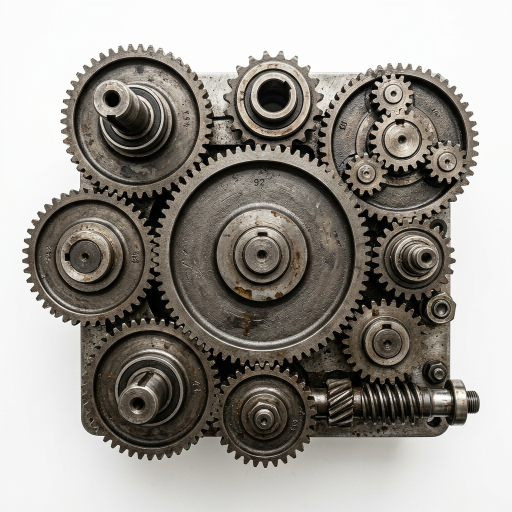
#> input picture data/input/ref_part.png, 1024 x 1024 px, found by its file name (shown at 1/2 size)
$ python generate_live_feed.py
#> lines starting #> are read from the running program, lines starting #| are printed output that depends on the picture
from PIL import Image, ImageDraw
import random

ref = Image.open("data/input/ref_part.png").convert("RGBA")
# Create a larger background
bg = Image.new("RGB", (1200, 800), (50, 50, 50))
#> bg: PIL image 1200x800 RGB; every value is 50
# Scale down ref slightly and rotate it
ref = ref.resize((int(ref.width * 0.6), int(ref.height * 0.6)))
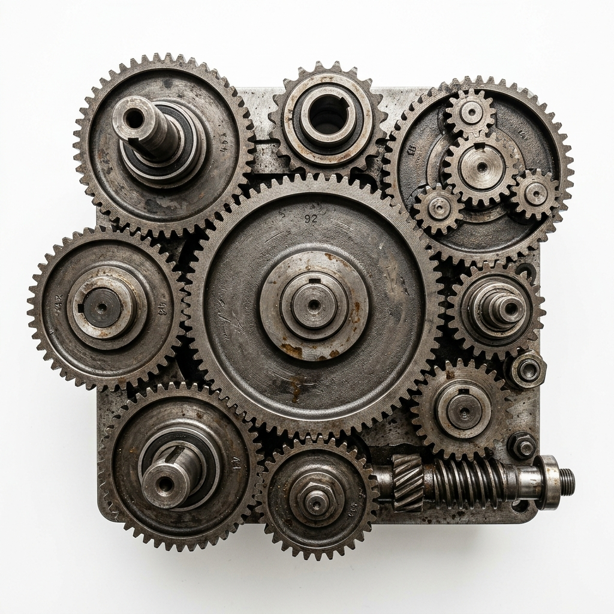
#> ref: PIL image 614x614 RGBA; mean R, G, B, A 154.4, 150.3, 144.6, 255
ref = ref.rotate(45, expand=True)
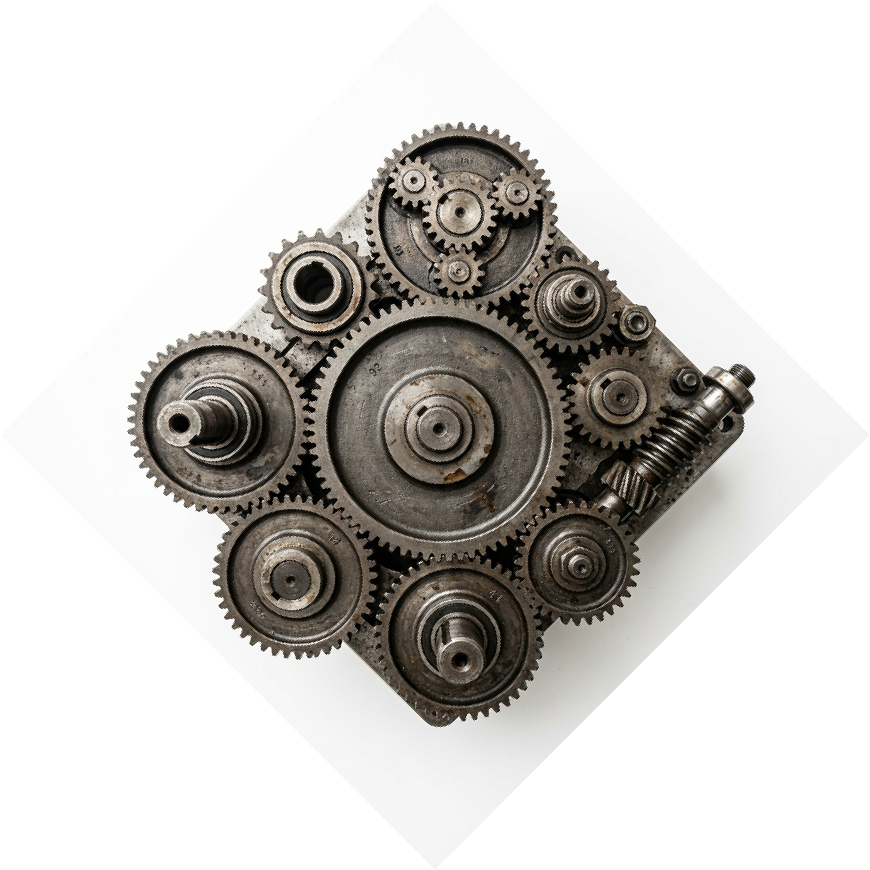
#> ref: PIL image 870x870 RGBA; mean R, G, B, A 77.1, 75.1, 72.2, 127.2; transparent parts drawn white
# Paste onto bg
bg.paste(ref, (200, 100), ref)
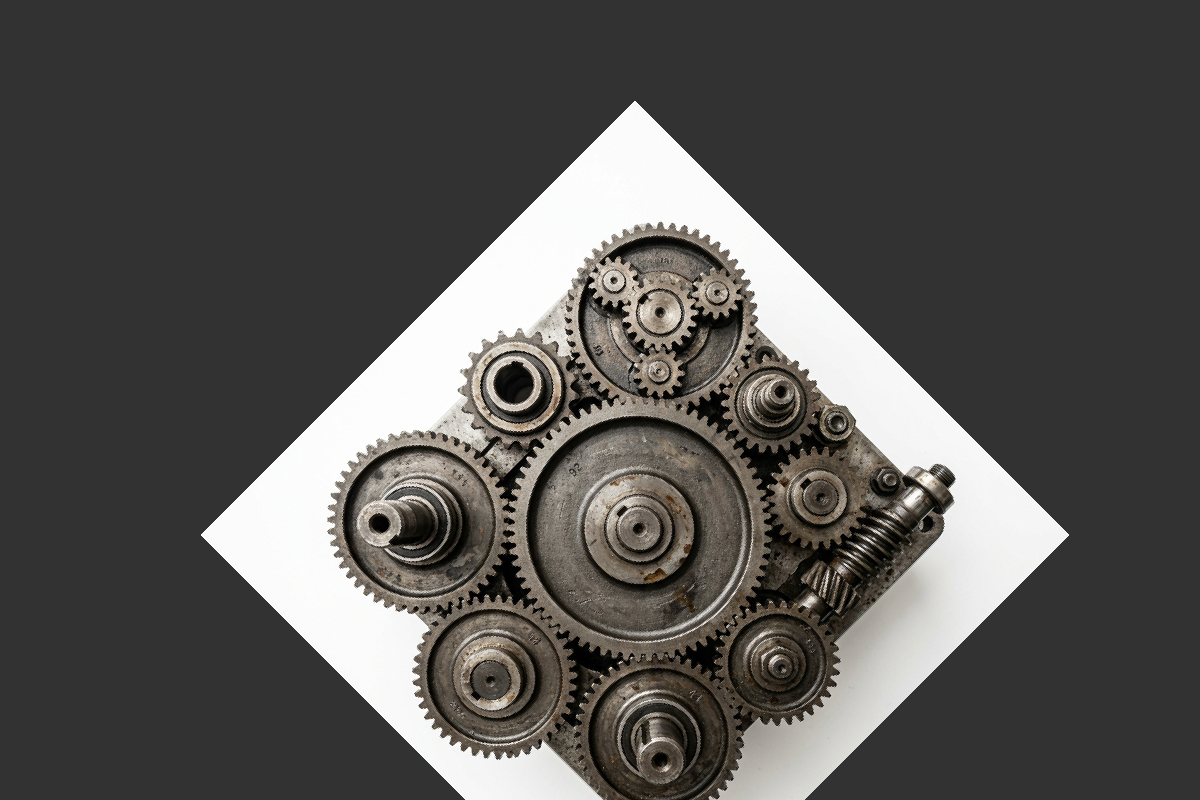
#> bg: PIL image 1200x800 RGB; mean R, G, B 85.9, 84.3, 82.1

# Add some random rectangles to simulate occlusion / clutter
draw = ImageDraw.Draw(bg)
for _ in range(15):
    x, y = random.randint(0, 1200), random.randint(0, 800)
    w, h = random.randint(50, 200), random.randint(50, 200)
    draw.rectangle([x, y, x+w, y+h], fill=(random.randint(0,255), random.randint(0,255), random.randint(0,255)))

bg.save("data/input/live_feed.png")
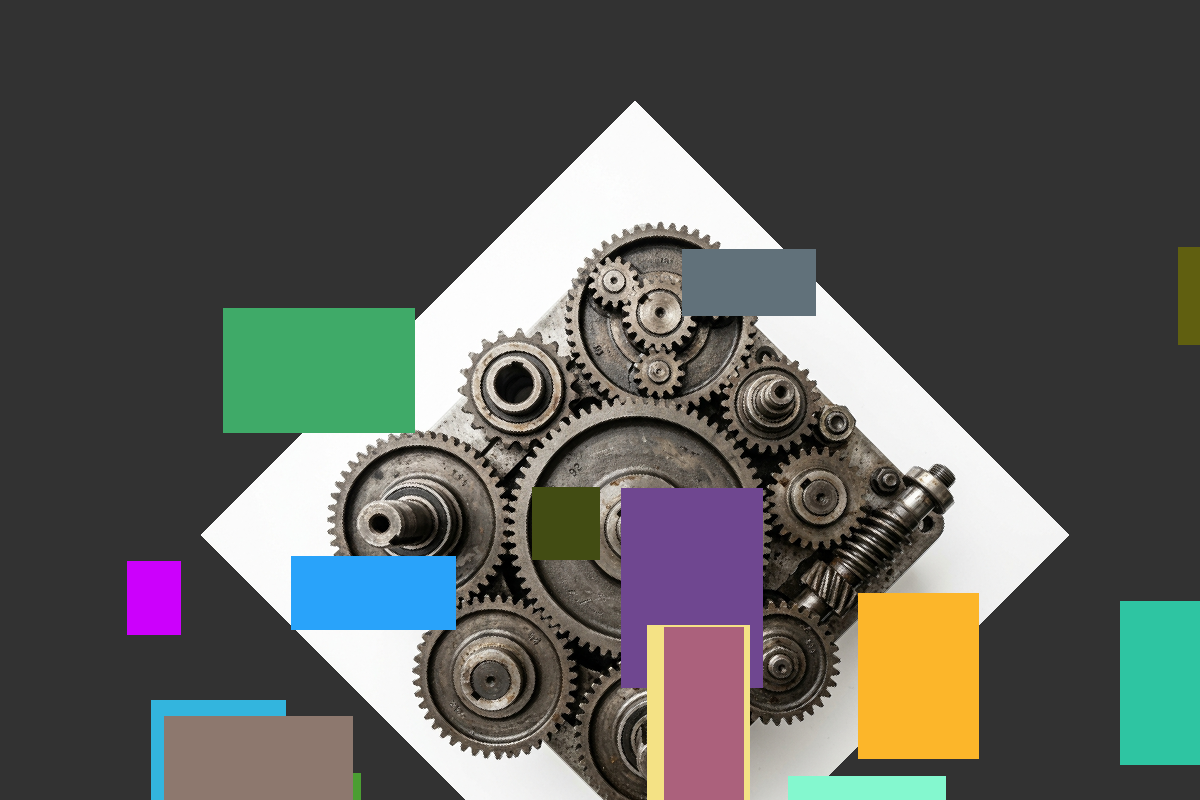
#> saved as live_feed.png: PIL image 1200x800 RGB; mean R, G, B 89.6, 91.1, 87.7

$ run again, with data/input/checkerboard_1.png copied over data/input/ref_part.png
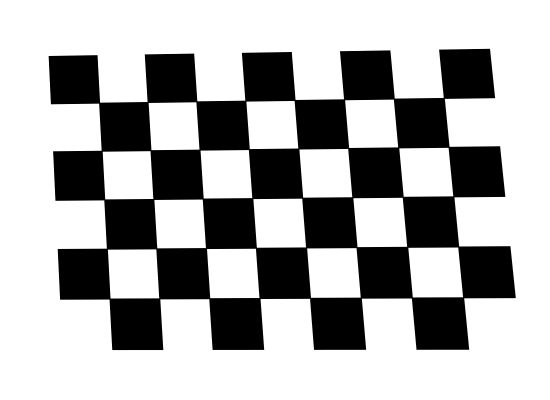
#> input picture data/input/checkerboard_1.png, 550 x 400 px, found by its file name
#> `ref = ref.rotate(45, expand=True)`:
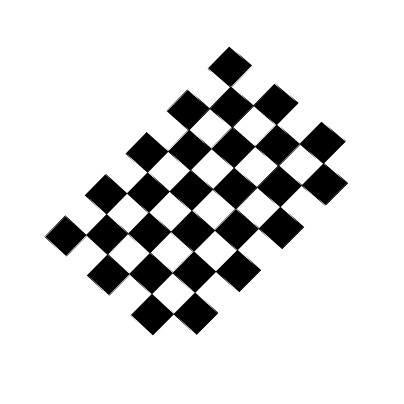
#> ref: PIL image 404x404 RGBA; mean R, G, B, A 84.8, 84.8, 84.8, 123.7; transparent parts drawn white
#> `bg.save("data/input/live_feed.png")`:
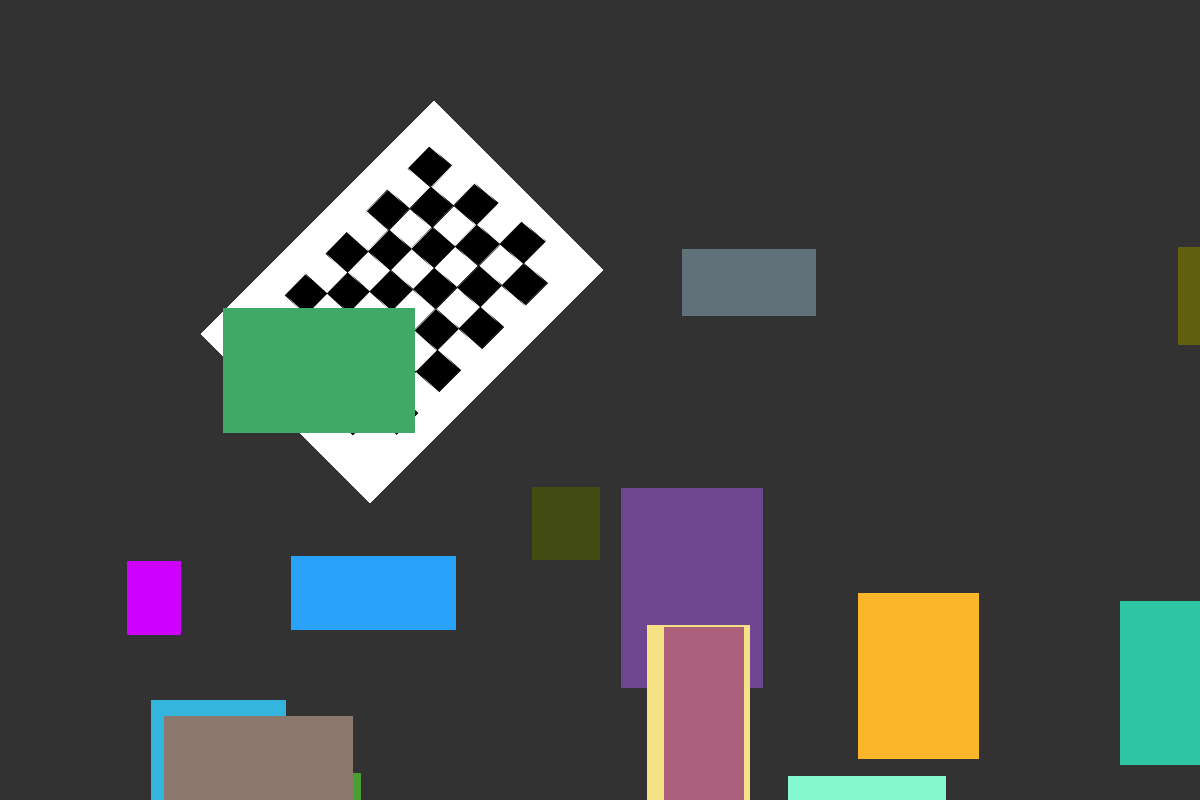
#> saved as live_feed.png: PIL image 1200x800 RGB; mean R, G, B 69.4, 72.1, 70.3

$ run again, with data/input/checkerboard_10.png copied over data/input/ref_part.png
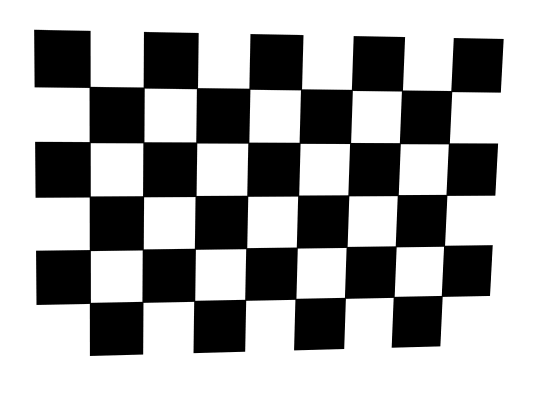
#> input picture data/input/checkerboard_10.png, 550 x 400 px, found by its file name
#> `ref = ref.rotate(45, expand=True)`:
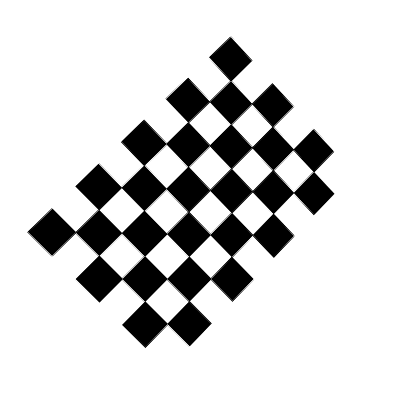
#> ref: PIL image 404x404 RGBA; mean R, G, B, A 81.2, 81.2, 81.2, 123.7; transparent parts drawn white
#> `bg.save("data/input/live_feed.png")`:
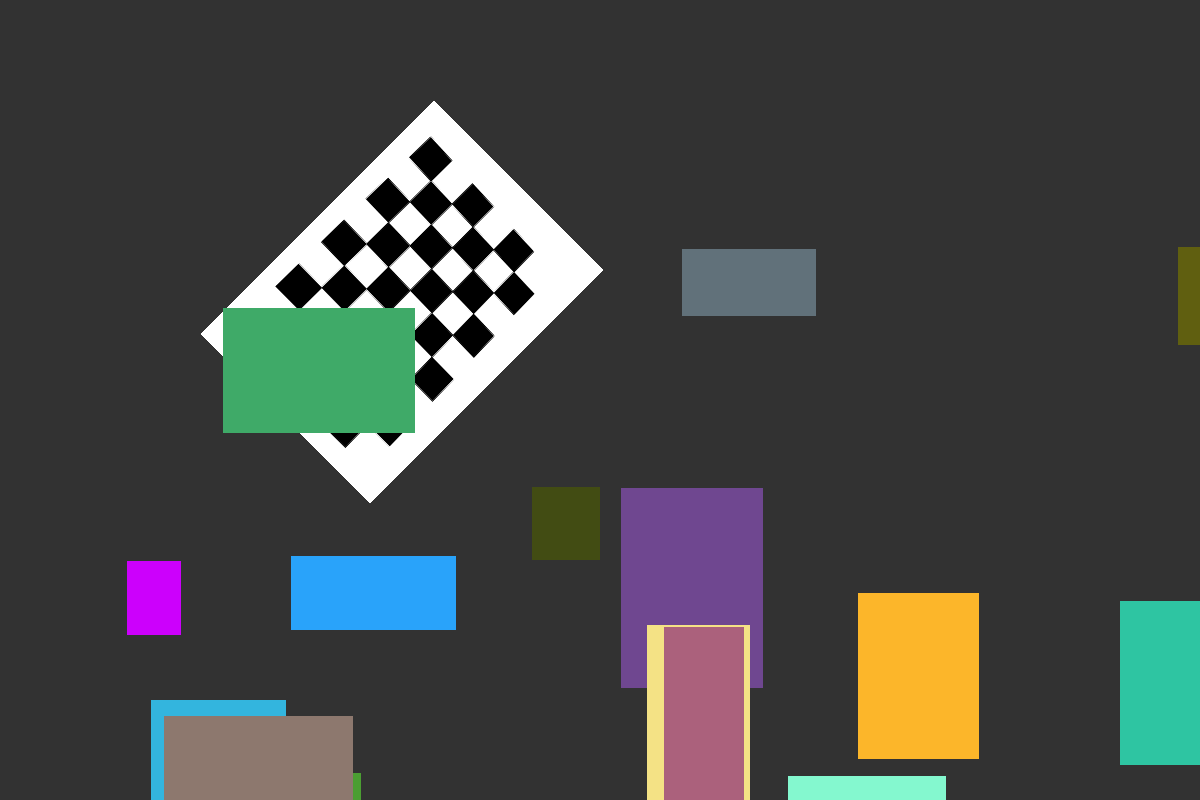
#> saved as live_feed.png: PIL image 1200x800 RGB; mean R, G, B 69.1, 71.8, 69.9

$ run again, with data/input/checkerboard_2.png copied over data/input/ref_part.png
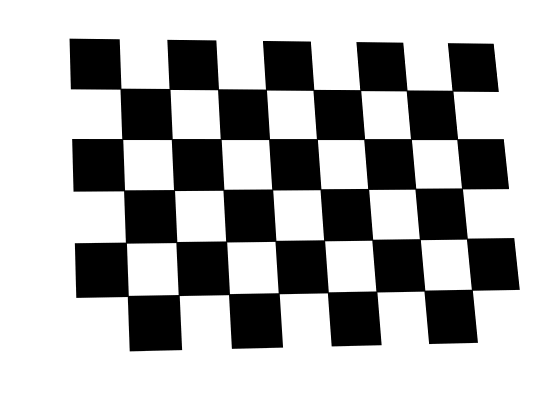
#> input picture data/input/checkerboard_2.png, 550 x 400 px, found by its file name
#> `ref = ref.rotate(45, expand=True)`:
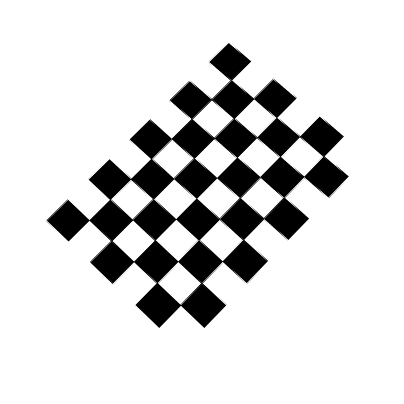
#> ref: PIL image 404x404 RGBA; mean R, G, B, A 84.9, 84.9, 84.9, 123.7; transparent parts drawn white
#> `bg.save("data/input/live_feed.png")`:
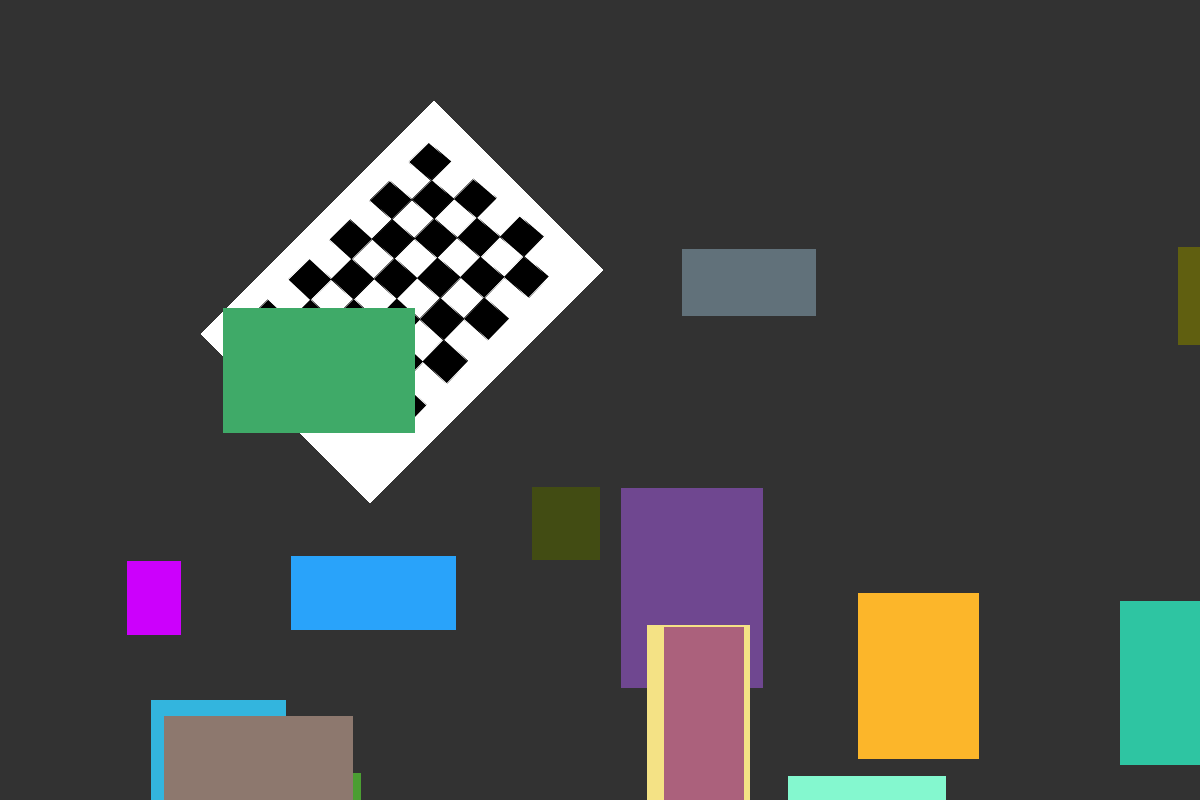
#> saved as live_feed.png: PIL image 1200x800 RGB; mean R, G, B 69.5, 72.1, 70.3
